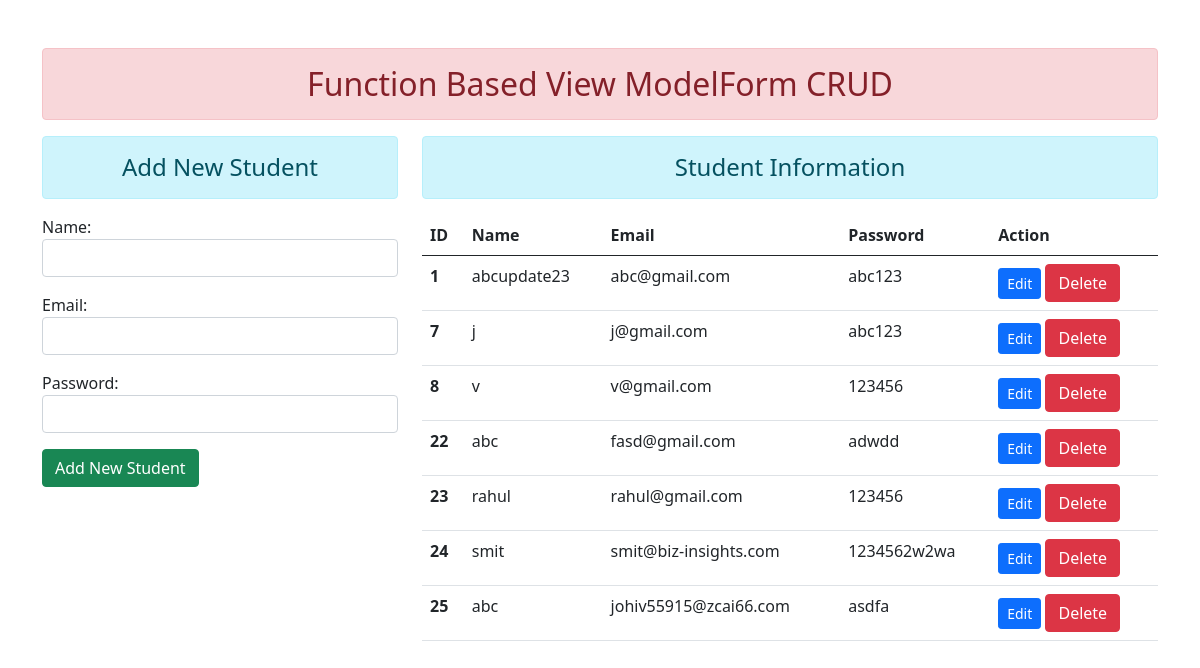
The page / on the database its author committed.
### enroll/models.py (models this page shows)
class User(models.Model):
    name = models.CharField(max_length=50)
    email = models.EmailField(max_length=100)
    password = models.CharField(max_length=50)

### enroll/views.py (the view)
# urls.py: path('', views.add_show, name = 'add_show'),
def add_show(request):
    if request.method == 'POST':
        fm = Registeration(request.POST)
        if fm.is_valid():
            nm = fm.cleaned_data['name']
            em = fm.cleaned_data['email']
            pw = fm.cleaned_data['password']
            reg = User(name=nm, email=em, password=pw)
            reg.save()
            fm = Registeration()
    else:
        fm = Registeration()
    stud = User.objects.all()
    return render(request,'addandshow.html', {'form':fm, 'stu':stud})

### enroll/forms.py
class Registeration(forms.ModelForm):
    class Meta:
        model = User
        fields = ['name', 'email', 'password']
        widgets = {
            'name': forms.TextInput(attrs={'class': 'form-control'}),
            'email': forms.EmailInput(attrs={'class': 'form-control'}),
            'password': forms.PasswordInput(render_value=True, attrs={'class': 'form-control'})
        }

### enroll/template/enroll/addandshow.html (shortened to what this page needs)
{% extends 'base.html' %}
{% block content %}
<div class="row">
    <div class="col-sm-4">
        <h4 class="text-center alert alert-info">Add New Student</h4>
    <form action="" method="POST">
        {{form.as_p}}
        <input type="submit" class = "btn btn-success" value="Add New Student">
    </form>
    </div>
    <div class="col-sm-8">
        <h4 class="text-center alert alert-info">Student Information</h4>
        {% if stu %}
            <table class="table table-hover">
                <thead>
                    <tr>
                        <th scope="col">ID</th>
                        <th scope="col">Name</th>
                        <th scope="col">Email</th>
                        <th scope="col">Password</th>
                        <th scope="col">Action</th>
                    </tr>
                </thead>
                <tbody>
                    {% for st in stu %}
                        <tr>
                            <th scope="row">{{st.id}}</th>
                            <td>{{st.name}}</td>
                            <td>{{st.email}}</td>
                            <td>{{st.password}}</td>
                            <td>
                                <a href="{% url 'updatedata' st.id %}" class="btn btn-primary btn-sm">Edit</a>
                                <form action="{% url 'deletedata' st.id %}" method="post" class="d-inline">{% csrf_token %}
                                    <input type="submit" class= "btn btn-danger" value="Delete">
                                </form>
                            </td>
                        </tr>
                    {% endfor %}
                </tbody>
            </table>
        {% else %}
            <h4 class="text-center alert alert-warning">No Data Found</h4>
        {% endif %}
    </div>
</div>
{% endblock content %}

### enroll/template/enroll/base.html (shortened to what this page needs)
<!DOCTYPE html>
{% load static %}
<html lang="en">
<head>
    <link rel="stylesheet" href="{% static 'enroll/css/bootstrap.css' %}">
</head>
<body>
    <div class="container mt-5">
        <h2 class="text-center alert alert-danger">Function Based View ModelForm CRUD</h2>
        {% block content %} {% endblock content %}
    </div>
</body>
</html>

### rows shown on the page
User: id "1", name "abcupdate23", email "abc@gmail.com", password "abc123"
User: id "7", name "j", email "j@gmail.com", password "abc123"
User: id "8", name "v", email "v@gmail.com", password "123456"
User: id "22", name "abc", email "fasd@gmail.com", password "adwdd"
User: id "23", name "rahul", email "rahul@gmail.com", password "123456"
User: id "24", name "smit", email "smit@biz-insights.com", password "1234562w2wa"
User: id "25", name "abc", email "johiv55915@zcai66.com", password "asdfa"
